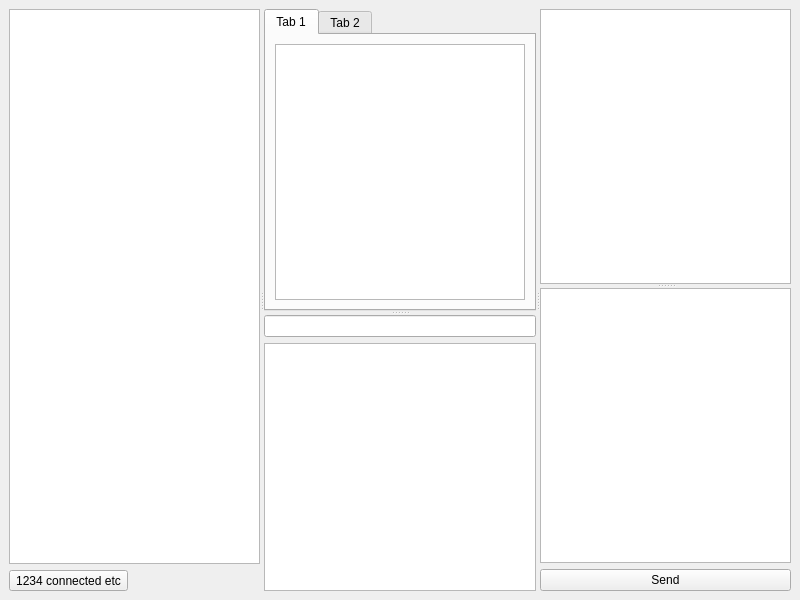
<?xml version="1.0" encoding="UTF-8"?>
<ui version="4.0">
 <class>MainWindow</class>
 <widget class="QMainWindow" name="MainWindow">
  <property name="geometry">
   <rect>
    <x>0</x>
    <y>0</y>
    <width>800</width>
    <height>600</height>
   </rect>
  </property>
  <property name="windowTitle">
   <string>MainWindow</string>
  </property>
  <widget class="QWidget" name="centralwidget">
   <layout class="QHBoxLayout" name="horizontalLayout">
    <item>
     <widget class="QSplitter" name="splitter_3">
      <property name="orientation">
       <enum>Qt::Orientation::Horizontal</enum>
      </property>
      <widget class="QWidget" name="left" native="true">
       <layout class="QVBoxLayout" name="verticalLayout_2">
        <item>
         <widget class="QListView" name="dictionaryList"/>
        </item>
        <item>
         <widget class="QToolButton" name="connectionPill">
          <property name="text">
           <string>1234 connected etc</string>
          </property>
         </widget>
        </item>
       </layout>
      </widget>
      <widget class="QWidget" name="center" native="true">
       <layout class="QVBoxLayout" name="verticalLayout_6">
        <item>
         <widget class="QSplitter" name="splitter_2">
          <property name="orientation">
           <enum>Qt::Orientation::Vertical</enum>
          </property>
          <widget class="QTabWidget" name="tabWidget">
           <property name="currentIndex">
            <number>0</number>
           </property>
           <widget class="QWidget" name="tab">
            <attribute name="title">
             <string>Tab 1</string>
            </attribute>
            <layout class="QVBoxLayout" name="verticalLayout">
             <item>
              <widget class="QTextBrowser" name="chatBrowser"/>
             </item>
            </layout>
           </widget>
           <widget class="QWidget" name="tab_2">
            <attribute name="title">
             <string>Tab 2</string>
            </attribute>
           </widget>
          </widget>
          <widget class="QWidget" name="widget_2" native="true">
           <layout class="QVBoxLayout" name="verticalLayout_5">
            <item>
             <widget class="QLineEdit" name="signalViz"/>
            </item>
            <item>
             <widget class="QTextEdit" name="messageEditor">
              <property name="acceptRichText">
               <bool>false</bool>
              </property>
             </widget>
            </item>
           </layout>
          </widget>
         </widget>
        </item>
       </layout>
      </widget>
      <widget class="QWidget" name="right" native="true">
       <layout class="QVBoxLayout" name="verticalLayout_4">
        <item>
         <widget class="QSplitter" name="splitter">
          <property name="orientation">
           <enum>Qt::Orientation::Vertical</enum>
          </property>
          <widget class="QListView" name="usersList"/>
          <widget class="QTextBrowser" name="inspector"/>
         </widget>
        </item>
        <item>
         <widget class="QPushButton" name="sendButton">
          <property name="text">
           <string>Send</string>
          </property>
         </widget>
        </item>
       </layout>
      </widget>
     </widget>
    </item>
   </layout>
  </widget>
  <action name="actionExit">
   <property name="text">
    <string>Exit</string>
   </property>
  </action>
 </widget>
 <resources/>
 <connections/>
</ui>
